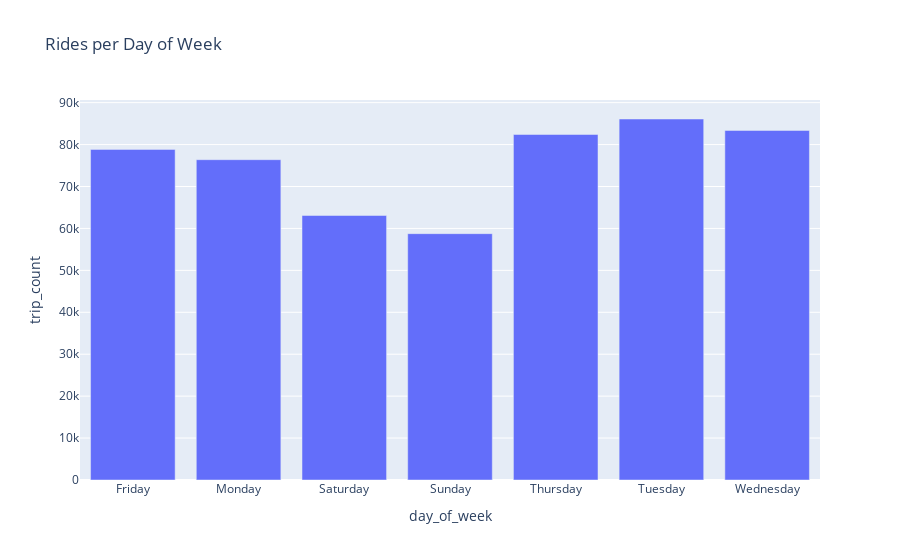

Notebook source saved alongside this figure:
### Code cell
rides_per_day = df.groupby('day_of_week').size().reset_index(name='trip_count')
px.bar(rides_per_day, x='day_of_week', y='trip_count', title='Rides per Day of Week')

### Figure 1 — Plotly figure (JSON) as saved in the notebook; plotly's stock layout.template omitted (floating-point values rounded to 4 significant figures)
{"data": [{"hovertemplate": "day_of_week=%{x}<br>trip_count=%{y}<extra></extra>", "legendgroup": "", "marker": {"color": "#636efa", "pattern": {"shape": ""}}, "name": "", "orientation": "v", "showlegend": false, "textposition": "auto", "type": "bar", "x": ["Friday", "Monday", "Saturday", "Sunday", "Thursday", "Tuesday", "Wednesday"], "xaxis": "x", "y": [78853, 76399, 63088, 58757, 82406, 86101, 83375], "yaxis": "y"}], "layout": {"barmode": "relative", "legend": {"tracegroupgap": 0}, "title": {"text": "Rides per Day of Week"}, "xaxis": {"anchor": "y", "domain": [0, 1], "title": {"text": "day_of_week"}}, "yaxis": {"anchor": "x", "domain": [0, 1], "title": {"text": "trip_count"}}}}
